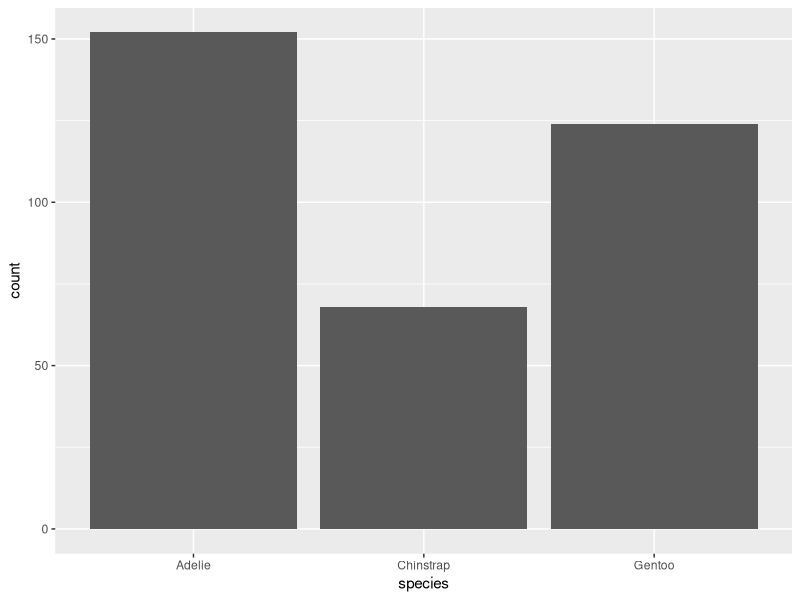
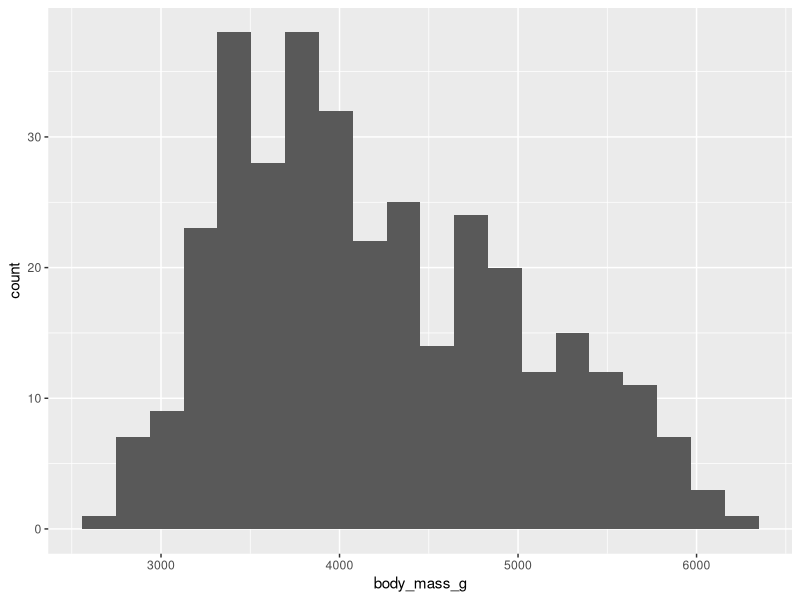
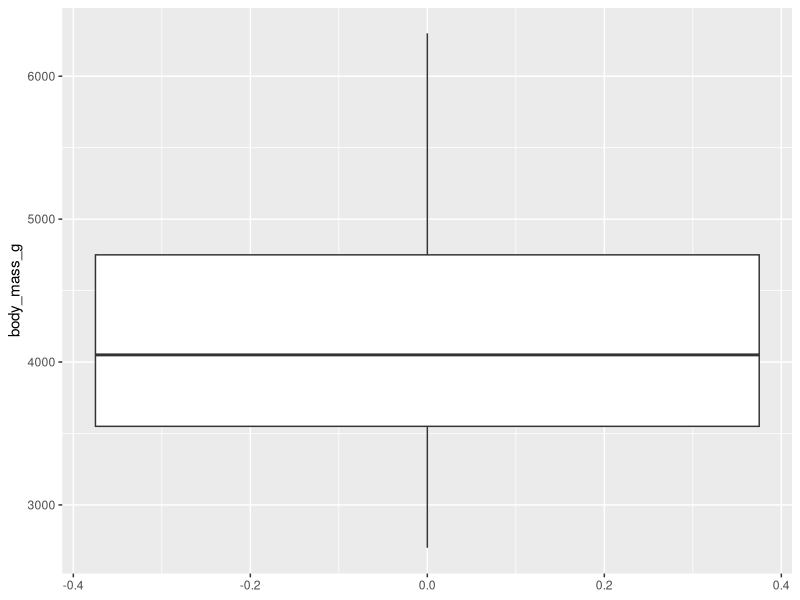
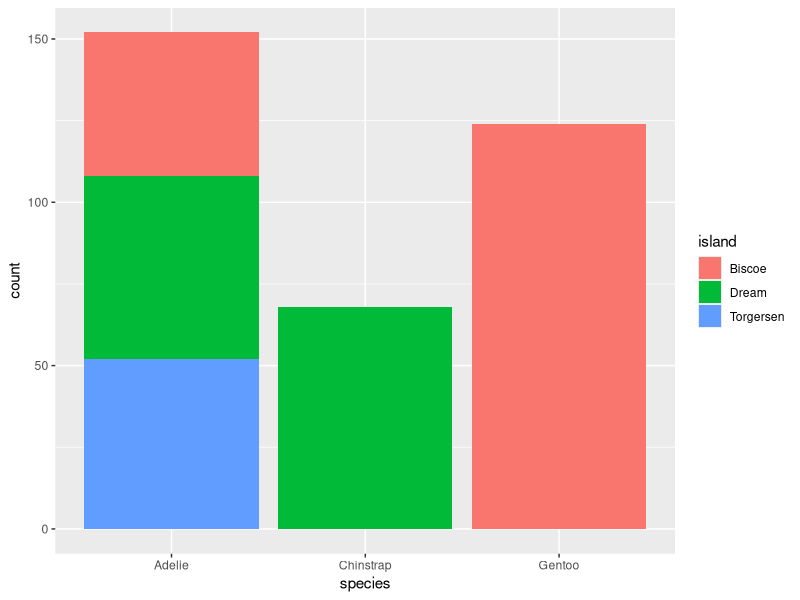
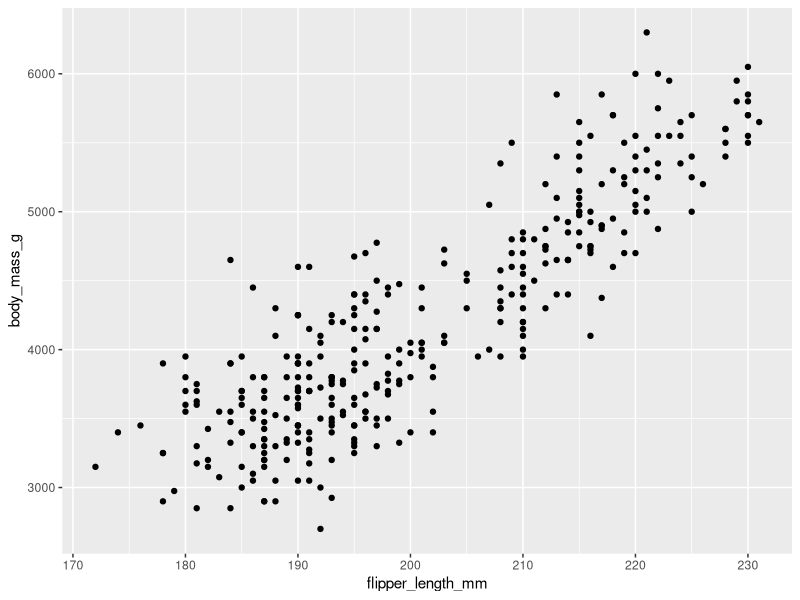
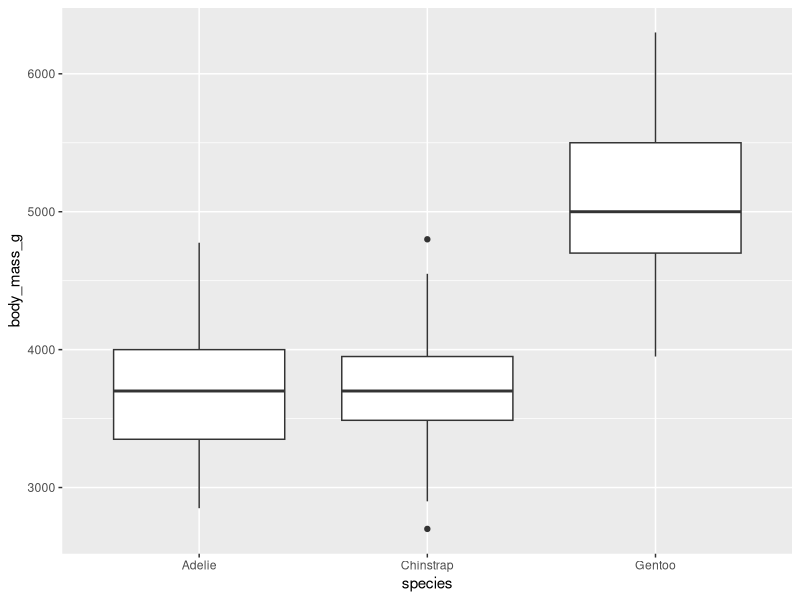
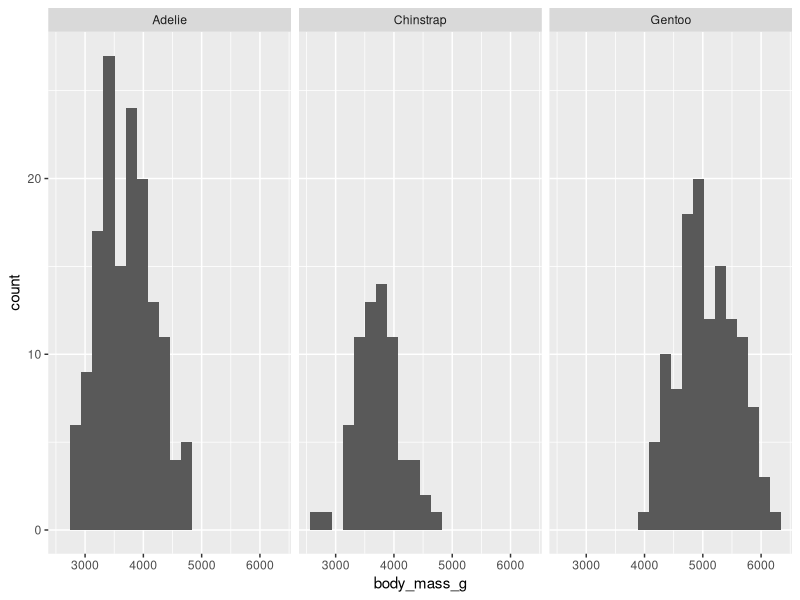
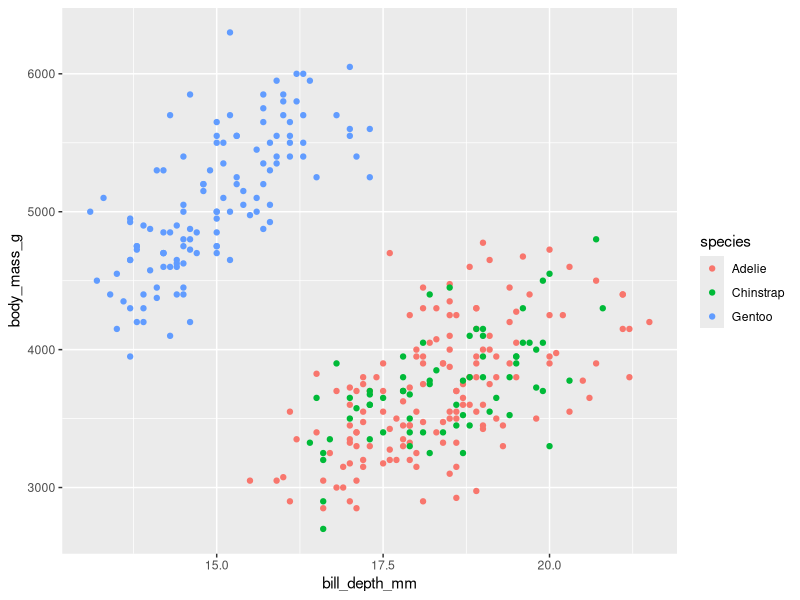

Write the R code that produced these figures, in order.
## ---- chunk 1
library(palmerpenguins)
library(tidyverse)
## ---- chunk 2
penguins %>%
  count(species)
## ---- chunk 3
penguins %>%
  ggplot(aes(x = species)) +
  geom_bar()
## ---- chunk 4
penguins %>%
  summarize(mean_mass = mean(body_mass_g, na.rm=TRUE),
            median_mass = median(body_mass_g, na.rm=TRUE),
            sd_mass = sd(body_mass_g, na.rm=TRUE),
            iqr_mass = IQR(body_mass_g, na.rm=TRUE))
## ---- chunk 5
penguins %>%
  ggplot(aes(x = body_mass_g)) +
  geom_histogram(bins = 20)
## ---- chunk 6
penguins %>%
  ggplot(aes(y = body_mass_g)) +
  geom_boxplot()
## ---- chunk 7
penguins %>%
  count(species, island)
## ---- chunk 8
penguins %>%
  count(species, island) %>%
  spread(island, n)
## ---- chunk 9
penguins %>%
  ggplot(aes(x = species, fill = island)) +
  geom_bar()
## ---- chunk 10
penguins %>%
  ggplot(aes(x = flipper_length_mm, 
             y = body_mass_g)) +
  geom_point()
## ---- chunk 11
penguins %>%
  summarize(r = cor(flipper_length_mm, 
                    body_mass_g, 
                    use="complete.obs"))
## ---- chunk 12
penguins %>%
  ggplot(aes(x = species, y = body_mass_g)) +
  geom_boxplot()
## ---- chunk 13
penguins %>%
  ggplot(aes(x = body_mass_g)) +
  geom_histogram(bins = 20) +
  facet_wrap(~species)
## ---- chunk 14
penguins %>%
  group_by(species) %>%
  summarize(mean_mass = mean(body_mass_g, na.rm=TRUE),
            median_mass = median(body_mass_g, na.rm=TRUE))
## ---- chunk 15
penguins %>%
  ggplot(aes(x = bill_depth_mm, 
             y = body_mass_g, 
             color = species)) +
  geom_point()

penguins %>%
  group_by(species) %>%
  summarize(r = cor(bill_depth_mm, 
                    body_mass_g, 
                    use="complete.obs"))
## ---- chunk 16
penguins %>%
  ggplot(aes(x = island, 
             y = body_mass_g)) +
  geom_boxplot() +
  facet_wrap(~species)

penguins %>%
  ggplot(aes(x = body_mass_g)) +
  geom_histogram(bins=15) +
  facet_grid(island~species)

penguins %>%
  group_by(species, island) %>%
  summarize(mean_mass = mean(body_mass_g, na.rm=TRUE),
            median_mass = median(body_mass_g, na.rm=TRUE))
